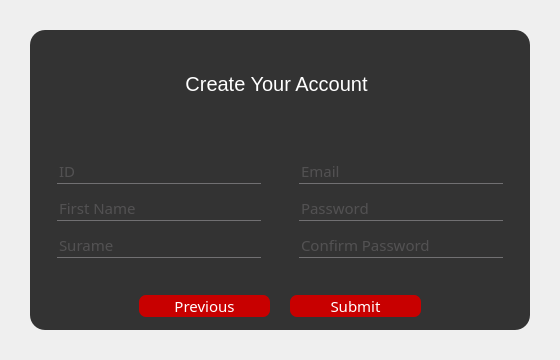
<?xml version="1.0" encoding="UTF-8"?>
<ui version="4.0">
 <class>Form</class>
 <widget class="QDialog" name="Form">
  <property name="geometry">
   <rect>
    <x>0</x>
    <y>0</y>
    <width>560</width>
    <height>360</height>
   </rect>
  </property>
  <property name="minimumSize">
   <size>
    <width>560</width>
    <height>360</height>
   </size>
  </property>
  <property name="windowTitle">
   <string>Dialog</string>
  </property>
  <property name="styleSheet">
   <string notr="true">#Form
{
background:url(:/newPrefix/images/background.jpg);
}</string>
  </property>
  <layout class="QVBoxLayout" name="verticalLayout">
   <property name="spacing">
    <number>0</number>
   </property>
   <property name="leftMargin">
    <number>30</number>
   </property>
   <property name="topMargin">
    <number>30</number>
   </property>
   <property name="rightMargin">
    <number>30</number>
   </property>
   <property name="bottomMargin">
    <number>30</number>
   </property>
   <item>
    <widget class="QFrame" name="frame">
     <property name="styleSheet">
      <string notr="true">QFrame
{
background-color: rgb(51, 51, 51);
border-radius:15px;
}</string>
     </property>
     <property name="frameShape">
      <enum>QFrame::StyledPanel</enum>
     </property>
     <property name="frameShadow">
      <enum>QFrame::Raised</enum>
     </property>
     <layout class="QVBoxLayout" name="verticalLayout_2" stretch="3,5,1">
      <item>
       <widget class="QFrame" name="frame_2">
        <property name="frameShape">
         <enum>QFrame::StyledPanel</enum>
        </property>
        <property name="frameShadow">
         <enum>QFrame::Raised</enum>
        </property>
        <layout class="QHBoxLayout" name="horizontalLayout_2" stretch="2,3,2">
         <item>
          <widget class="QLabel" name="label_3">
           <property name="styleSheet">
            <string notr="true">background-image: url(:/newPrefix/images/CS.png);
background-repeat: no-repeat;
background-position: right;
color: transparent;</string>
           </property>
           <property name="text">
            <string/>
           </property>
          </widget>
         </item>
         <item>
          <widget class="QLabel" name="label">
           <property name="font">
            <font>
             <pointsize>15</pointsize>
            </font>
           </property>
           <property name="styleSheet">
            <string notr="true">font-size: 15pt;
color: rgb(255, 255, 255);</string>
           </property>
           <property name="text">
            <string>Create Your Account</string>
           </property>
           <property name="alignment">
            <set>Qt::AlignCenter</set>
           </property>
          </widget>
         </item>
         <item>
          <widget class="QLabel" name="label_2">
           <property name="styleSheet">
            <string notr="true">background-image: url(:/newPrefix/images/XU_logo_type_ver_2.png);
background-repeat: no-repeat;
color: transparent;</string>
           </property>
           <property name="text">
            <string>aaaaaaaaaaaaaaaaaaaa</string>
           </property>
          </widget>
         </item>
        </layout>
       </widget>
      </item>
      <item>
       <widget class="QFrame" name="frame_3">
        <property name="frameShape">
         <enum>QFrame::StyledPanel</enum>
        </property>
        <property name="frameShadow">
         <enum>QFrame::Raised</enum>
        </property>
        <layout class="QHBoxLayout" name="horizontalLayout_3">
         <property name="spacing">
          <number>20</number>
         </property>
         <item>
          <widget class="QFrame" name="frame_4">
           <property name="frameShape">
            <enum>QFrame::StyledPanel</enum>
           </property>
           <property name="frameShadow">
            <enum>QFrame::Raised</enum>
           </property>
           <layout class="QVBoxLayout" name="verticalLayout_3">
            <item>
             <widget class="QLineEdit" name="id">
              <property name="font">
               <font>
                <family>Century Gothic</family>
                <pointsize>11</pointsize>
               </font>
              </property>
              <property name="styleSheet">
               <string notr="true">QLineEdit
{
background:transparent;
border:none;
color:#717072;
border-bottom:1px solid #717072;

}</string>
              </property>
              <property name="placeholderText">
               <string>ID</string>
              </property>
             </widget>
            </item>
            <item>
             <widget class="QLineEdit" name="firstname">
              <property name="font">
               <font>
                <family>Century Gothic</family>
                <pointsize>11</pointsize>
               </font>
              </property>
              <property name="styleSheet">
               <string notr="true">QLineEdit
{
background:transparent;
border:none;
color:#717072;
border-bottom:1px solid #717072;

}</string>
              </property>
              <property name="placeholderText">
               <string>First Name</string>
              </property>
             </widget>
            </item>
            <item>
             <widget class="QLineEdit" name="surname">
              <property name="font">
               <font>
                <family>Century Gothic</family>
                <pointsize>11</pointsize>
               </font>
              </property>
              <property name="styleSheet">
               <string notr="true">QLineEdit
{
background:transparent;
border:none;
color:#717072;
border-bottom:1px solid #717072;

}</string>
              </property>
              <property name="placeholderText">
               <string>Surame</string>
              </property>
             </widget>
            </item>
           </layout>
          </widget>
         </item>
         <item>
          <widget class="QFrame" name="frame_5">
           <property name="frameShape">
            <enum>QFrame::StyledPanel</enum>
           </property>
           <property name="frameShadow">
            <enum>QFrame::Raised</enum>
           </property>
           <layout class="QVBoxLayout" name="verticalLayout_4">
            <item>
             <widget class="QLineEdit" name="email">
              <property name="font">
               <font>
                <family>Century Gothic</family>
                <pointsize>11</pointsize>
               </font>
              </property>
              <property name="styleSheet">
               <string notr="true">QLineEdit
{
background:transparent;
border:none;
color:#717072;
border-bottom:1px solid #717072;

}</string>
              </property>
              <property name="placeholderText">
               <string>Email</string>
              </property>
             </widget>
            </item>
            <item>
             <widget class="QLineEdit" name="password">
              <property name="font">
               <font>
                <family>Century Gothic</family>
                <pointsize>11</pointsize>
               </font>
              </property>
              <property name="styleSheet">
               <string notr="true">QLineEdit
{
background:transparent;
border:none;
color:#717072;
border-bottom:1px solid #717072;

}</string>
              </property>
              <property name="echoMode">
               <enum>QLineEdit::Password</enum>
              </property>
              <property name="placeholderText">
               <string>Password</string>
              </property>
             </widget>
            </item>
            <item>
             <widget class="QLineEdit" name="confirmpass">
              <property name="font">
               <font>
                <family>Century Gothic</family>
                <pointsize>11</pointsize>
               </font>
              </property>
              <property name="styleSheet">
               <string notr="true">QLineEdit
{
background:transparent;
border: none;
color:#717072;
border-bottom:1px solid #717072;
}</string>
              </property>
              <property name="echoMode">
               <enum>QLineEdit::Password</enum>
              </property>
              <property name="placeholderText">
               <string>Confirm Password</string>
              </property>
             </widget>
            </item>
           </layout>
          </widget>
         </item>
        </layout>
       </widget>
      </item>
      <item>
       <widget class="QFrame" name="frame_6">
        <property name="frameShape">
         <enum>QFrame::StyledPanel</enum>
        </property>
        <property name="frameShadow">
         <enum>QFrame::Raised</enum>
        </property>
        <layout class="QHBoxLayout" name="horizontalLayout" stretch="1,1">
         <property name="spacing">
          <number>20</number>
         </property>
         <property name="leftMargin">
          <number>100</number>
         </property>
         <property name="topMargin">
          <number>0</number>
         </property>
         <property name="rightMargin">
          <number>100</number>
         </property>
         <property name="bottomMargin">
          <number>0</number>
         </property>
         <item>
          <widget class="QPushButton" name="previousbutton">
           <property name="font">
            <font>
             <family>Century Gothic</family>
             <pointsize>11</pointsize>
            </font>
           </property>
           <property name="styleSheet">
            <string notr="true">QPushButton{
background-color: rgb(200, 0, 0);
color: rgb(255, 255, 255);
border-radius:7px;
}

QPushButton:hover
{
color:#333;
border-radius:15px;
background:#49ebff;
}</string>
           </property>
           <property name="text">
            <string>Previous</string>
           </property>
          </widget>
         </item>
         <item>
          <widget class="QPushButton" name="submitbutton">
           <property name="font">
            <font>
             <family>Century Gothic</family>
             <pointsize>11</pointsize>
            </font>
           </property>
           <property name="styleSheet">
            <string notr="true">QPushButton{
background-color: rgb(200, 0, 0);
color: rgb(255, 255, 255);
border-radius:7px;
}

QPushButton:hover
{
color:#333;
border-radius:15px;
background:#49ebff;
}</string>
           </property>
           <property name="text">
            <string>Submit</string>
           </property>
          </widget>
         </item>
        </layout>
       </widget>
      </item>
     </layout>
    </widget>
   </item>
  </layout>
 </widget>
 <resources>
  <include location="Test.qrc"/>
 </resources>
 <connections/>
</ui>
